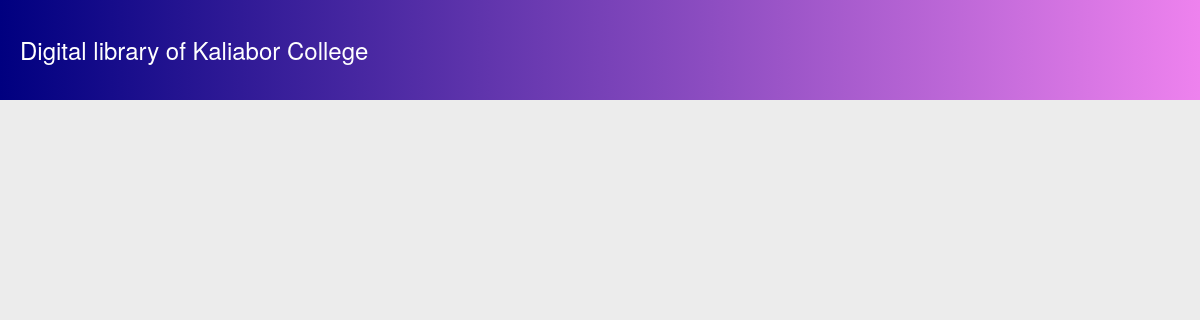
The app's page /resources/audios.php?s=Javed, older data.
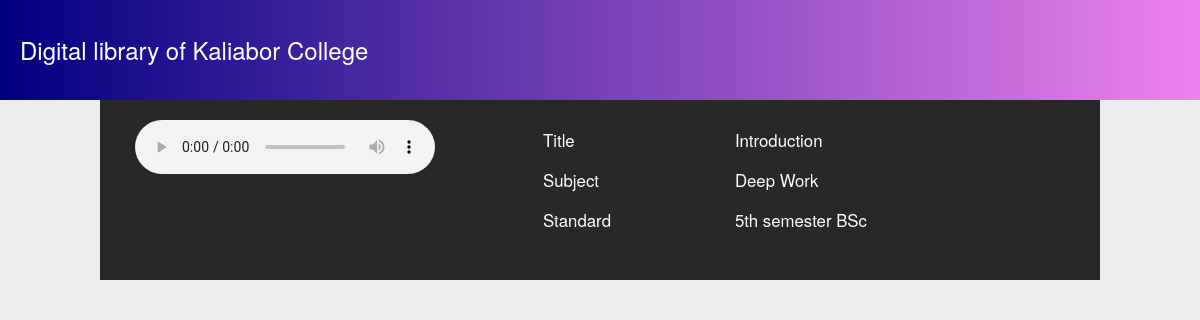
The same page, newer data.
### tables this page shows
CREATE TABLE IF NOT EXISTS `media` (
  `id` int(10) NOT NULL AUTO_INCREMENT,
  `saved_as` varchar(40) NOT NULL,
  `type` varchar(1) NOT NULL,
  `title` varchar(50) NOT NULL,
  `subject` varchar(30) NOT NULL,
  `speaker` varchar(30) NOT NULL,
  `course` varchar(30) NOT NULL,
  `semester` varchar(10) NOT NULL,
  PRIMARY KEY (`id`)
);

### resources/audios.php (the view, shortened to what this page needs)
<link rel="stylesheet" href="../styles/audios.css">
</head>
<body>
  <div class="header">
    <h3>Digital library of Kaliabor College</h3>
  </div>
<?php
require_once '../require/config.php';
if(isset($_GET['s'])){
  $speaker_name=$_GET['s'];
  $audios = "select saved_as, title, subject, course, semester from media WHERE speaker='$speaker_name' and type='1' ";
  $result=$connect->query($audios);
  while($data = mysqli_fetch_row($result)){
    $saved_as = $data[0];
    $title = $data[1];
    $subject = $data[2];
    $course = $data[3];
    $semester = $data[4];
    ?>
    <div class="containerdiv">
      <div class="col-md-offset-1 col-md-10 media">
        <div class="col-sm-5 col-xs-12">
          <audio width="100%" controls>
          <source src="../media/audio/<?php echo $saved_as; ?>" type="audio/mp3">
        </audio>
        </div>
        <div class="col-sm-7 col-xs-12 details">
          <table class="table table-borderless" width="100%">
          <tr><td>Title </td><td><?php echo $title; ?></td></tr>
          <tr><td>Subject </td><td><?php echo $subject; ?></td></tr>
          <tr><td>Standard </td><td><?php echo $semester.' semester '.$course; ?></td></tr>
        </table>
        </div>
      </div>
    </div>
<?php
}
}
?>
</body>
</html>

Row changes from the older to the newer data that the page shows:
added media: title "Introduction", subject "Deep Work", semester "5th", course "BSc"
